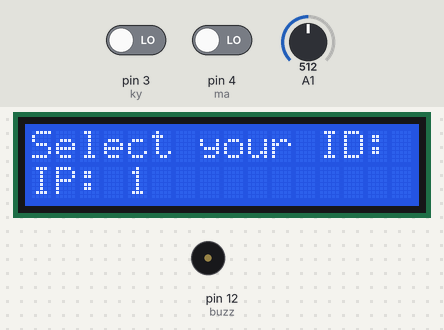
Simulated run of this sketch. Board: Arduino Uno, built with avr-gcc and run on an emulated ATmega328P. On the bench: 16×2 character LCD, buzzer (waves = sounding). Inputs (shaded band) come from the test bench; at power-on: pin 3 (ky) LOW, pin 4 (ma) LOW, A1 = 512. The modem accepts every AT command (registered, SIM ready, sends succeed) and sends nothing else; what the sketch prints to the serial monitor is not drawn.

Above: at 5.9 s.
6.0 s: pin 3 (ky) driven HIGH
At 7.3 s:
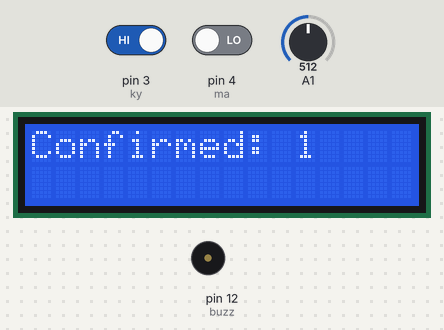
At 9.4 s:
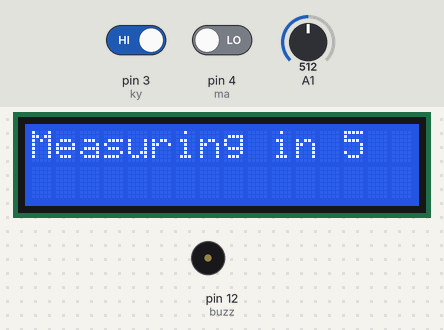
10.5 s: pin 4 (ma) driven HIGH
At 16.4 s:
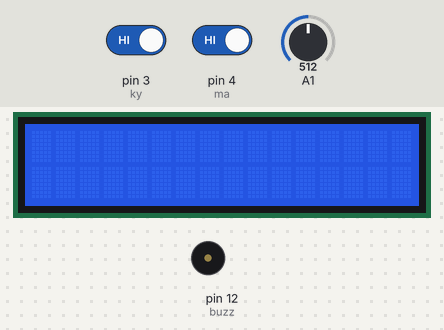
Timing chart, 0 to 17.9 s (numbered marks = the images above; inputs shaded):
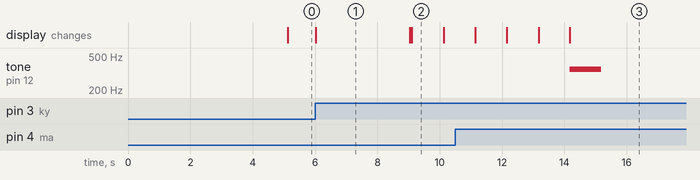

Measured:
- after the input at 6.0 s, the display: changes at once (image 1)
- what the display in image 1 shows lasts 3.0 s, from 6.0 s to 9.0 s
- what the display in image 2 shows lasts 1.0 s, from 9.1 s to 10.1 s

The sketch:

ArduinoScriptV3.ino
```cpp
#include <LiquidCrystal_I2C.h>
#include <Wire.h>
#include "MAX30105.h"
#define ky 3
#define ma 4
#define buzz 12

// WiFI
#include <SoftwareSerial.h>//wifi
SoftwareSerial ESPserial(0, 1); //Wifi RX | TX
char data[100];
String command;
String response;


// 16 CHARACTERS AND 2 LINE DYSPLAY
LiquidCrystal_I2C lcd(0x27,16,2);

// Button control pins
byte kyInput;
byte maxInput;

// User Variables
byte id = 1;
bool change = false;
bool prev = false;


// KYDataTransmision auxiliary variables
long HR;
long miliseconds = 0;
int initial;
int control;
byte t;

// Both use data to Send
String dataToSend;


// MaxModule stuff
MAX30105 particleSensor;
uint32_t redBuffer;
uint32_t irBuffer;
//int hrBuffer;
//int sensorHR;
long milis;

String flag = "";


//String ssid = "INFINITUME681_2.4";
//String pass = "3QtSv7HK1X";

void wifiSetUp(){
  command.reserve(300);
  response.reserve(200);
  ESPserial.begin(9600);
  Serial.println("Setting up client mode");
  sendCommand("AT+CWMODE=1\r\n", 1000);
  sendCommand2("AT+CWJAP=\"INFINITUME681_2.4\",\"3QtSv7HK1X\"\r\n", 4000,1);
  delay(20000);
  sendCommand2("AT+CIPSTART=\"UDP\",\"192.168.1.70\",1337\r\n", 2000, 1);
  delay(1000);
  }


void buzzah(){
  tone(buzz,350);
  delay(1000);
  noTone(buzz);
  }


void select(){
  lcd.print("B1-> select");
  lcd.setCursor(0,1);
  lcd.print("B2-> confirm");
  delay(5000);
  lcd.clear();
  lcd.print("Select your ID:");
  while(digitalRead(ky) == 0){
    if(digitalRead(ma) == 1){
      change = !change;
      delay(500);
      }
    if(change != prev){
      prev = change;
      id += 1;
      if(id > 6){
        id = 1;
        }
      }
    lcd.setCursor(0,1);
    dataToSend = "IP: ";
    dataToSend += id;
    lcd.print(dataToSend);
    }
    lcd.clear();
    dataToSend = "Confirmed: ";
    dataToSend += id;
    lcd.print(dataToSend);
    delay(3000);
    lcd.clear();
  }

void sendIdSignal(){
  dataToSend = "UserId: ";
  dataToSend += id;
  Serial.println(dataToSend);
  }


void maxModuleSetUp(){
  //sensorHR=1;
  // Initialize sensor
  while (!particleSensor.begin(Wire, I2C_SPEED_FAST)) //Use default I2C port, 400kHz speed
  {
    Serial.println(F("MAX30102 was not found. Please check wiring/power."));
  }
  byte ledBrightness = 60; //Options: 0=Off to 255=50mA
  byte sampleAverage = 4; //Options: 1, 2, 4, 8, 16, 32
  byte ledMode = 2; //Options: 1 = Red only, 2 = Red + IR, 3 = Red + IR + Green
  byte sampleRate = 100; //Options: 50, 100, 200, 400, 800, 1000, 1600, 3200
  int pulseWidth = 411; //Options: 69, 118, 215, 411
  int adcRange = 4096; //Options: 2048, 4096, 8192, 16384
  particleSensor.setup(ledBrightness, sampleAverage, ledMode, sampleRate, pulseWidth, adcRange); //Configure sensor with these settings

  }

void KY039DataTransmition(){
  buzzah();
  flag = "START KY TRANSMITION";
  Serial.println(flag);
  initial = millis();
   while((control-initial)< 30000){
     HR=analogRead(1);
     miliseconds=millis();
     dataToSend="HR:";
     dataToSend+=HR;
     dataToSend+=";ML:";
     dataToSend+=miliseconds;
     Serial.println(dataToSend);
     control = millis();
    //enviar por wifi
    dataToSend+=";\r\n";
    command="AT+CIPSEND=";
    command+=dataToSend.length();
    command+="\r\n";
    sendCommand(command, 50);
    sendData(50);

    }
    flag = "END KY TRANSMITION";
   Serial.println(flag);
   dataToSend = "";
   buzzah();
  }


void lcdLoop(){
  lcd.clear();
  lcd.print("Heartrate: 1");
  lcd.setCursor(0,1);
  lcd.print("Oxygen: 2");
  delay(50);
  }


void setup() {
  // put your setup code here, to run once:
  pinMode(ky,INPUT);
  pinMode(ma, INPUT);
  pinMode(buzz,OUTPUT);
  Serial.begin(9600);
  lcd.begin();
  lcd.backlight();
  dataToSend.reserve(100);
  flag.reserve(100);
  maxModuleSetUp();
  select();
  sendIdSignal();
}


void maxDataTransmition(){
  buzzah();
  flag = "START MAX TRANSMITION";
  Serial.println(flag);
  int counter = 1;
  while(counter <=100 ){
     while (particleSensor.available() == false) //do we have new data?
     particleSensor.check();
     redBuffer = particleSensor.getRed();
     irBuffer = particleSensor.getIR();
     //hrBuffer = analogRead(sensorHR);
     //milis=millis();
     //dataToSend="HR:";
     //dataToSend+=hrBuffer;
     //dataToSend+=";ML:";
     //dataToSend+=milis;
     dataToSend ="RED:";
     dataToSend+=redBuffer;
     dataToSend+=";IR:";
     dataToSend+=irBuffer;
     Serial.println(dataToSend);
     counter += 1;


    //enviar por wifi
    dataToSend+=";\r\n";
    command="AT+CIPSEND=";
    command+=dataToSend.length();
    command+="\r\n";
    sendCommand(command, 50);
    sendData(50);
  }
  dataToSend = "";
  flag = "END MAX TRANSMITION";
  Serial.println(flag);
  buzzah();
  }


void countDown(){
  lcd.clear();
  int count = 5;
  while(count > 0){
    dataToSend = "Measuring in ";
    dataToSend += count;
    lcd.print(dataToSend);
    delay(1000);
    count -=1;
    lcd.clear();
    }
  }


void loop() {
  // put your main code here, to run repeatedly:
  Serial.println("Waiting...");
  lcdLoop();
  kyInput = digitalRead(ky);
  maxInput = digitalRead(ma);
  if(kyInput == 1){
    countDown();
    KY039DataTransmition();
    }
  else if(maxInput == 1){
    countDown();
    maxDataTransmition();
    }

}


void sendData(const int timeout)
{
  while ( ESPserial.available() ) {
    Serial.write( ESPserial.read());
    delay(1000);
  }
  response = "";
  int dataSize = dataToSend.length();
  dataToSend.toCharArray(data,dataSize);
  ESPserial.write(data,dataSize); //
  long int time = millis();
  while( (time+timeout) > millis())
  {
  while(ESPserial.available())
  {
  // The esp has data so display its output to the serial window
  char c = ESPserial.read(); // read the next character.
  response+=c;
  }
  }
  Serial.print(response);
  //return response;
}

void sendCommand(String command, const int timeout)
{
  while ( ESPserial.available() ) {
    Serial.write( ESPserial.read());
    delay(100);
  }
  response="";
  ESPserial.print(command); // send the read character to the wifi
  long int time = millis();
  while( (time+timeout) > millis())
  {
  while(ESPserial.available())
  {
  // The esp has data so display its output to the serial window
  char c = ESPserial.read(); // read the next character.
  response+=c;
  }
  }
  Serial.print(response);
  //return response;
}
void sendCommand2(String command, const int timeout, int times)
{
  response="";
  ESPserial.print(command); // send the read character to the wifi
  int i=0;
  while(i<times){
    long int time = millis();
    while( (time+timeout) > millis())
    {
    while(ESPserial.available())
    {
    // The esp has data so display its output to the serial window
    char c = ESPserial.read(); // read the next character.
    response+=c;
    }
    }
    Serial.print(response);
    i+=1;
  }

  //return response;
}
```
